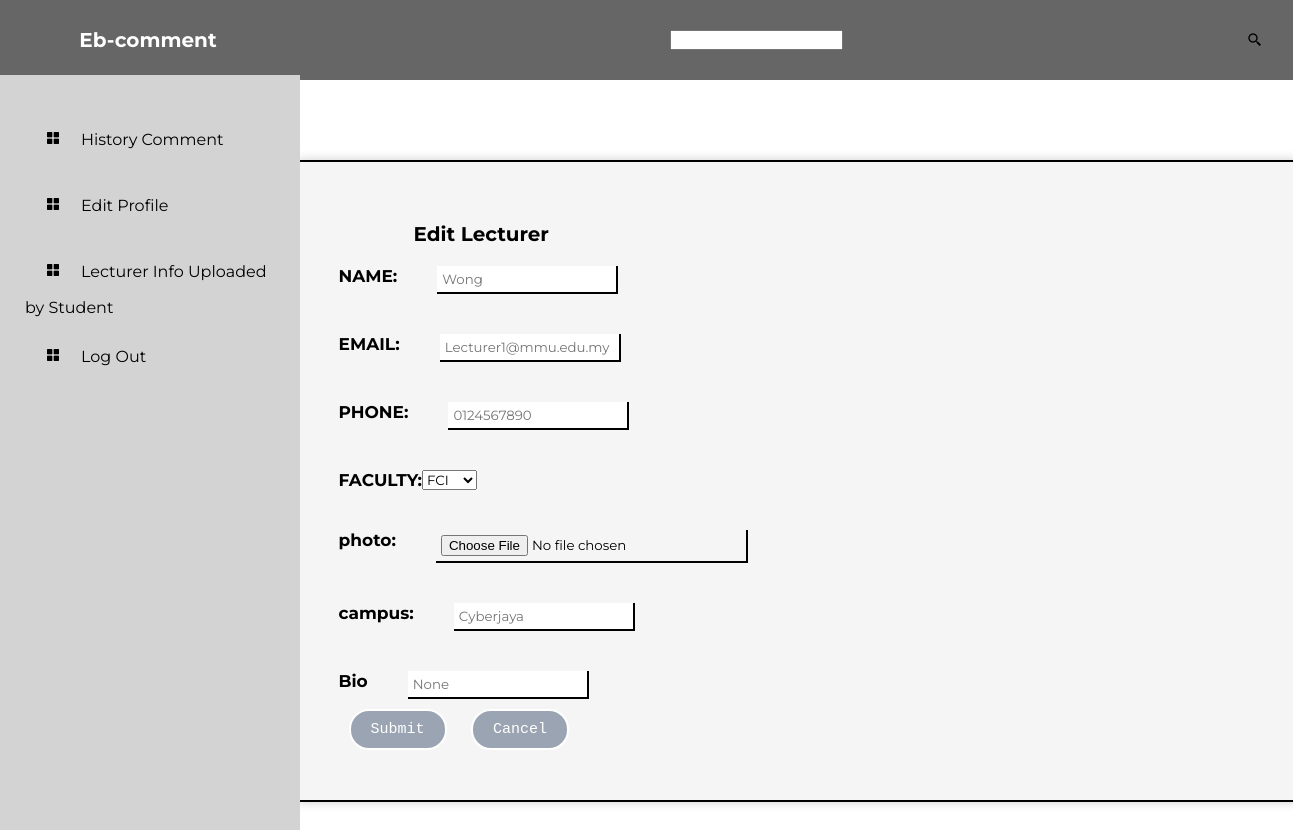
Page /edit_user/1 (signed in) on the earlier database version.
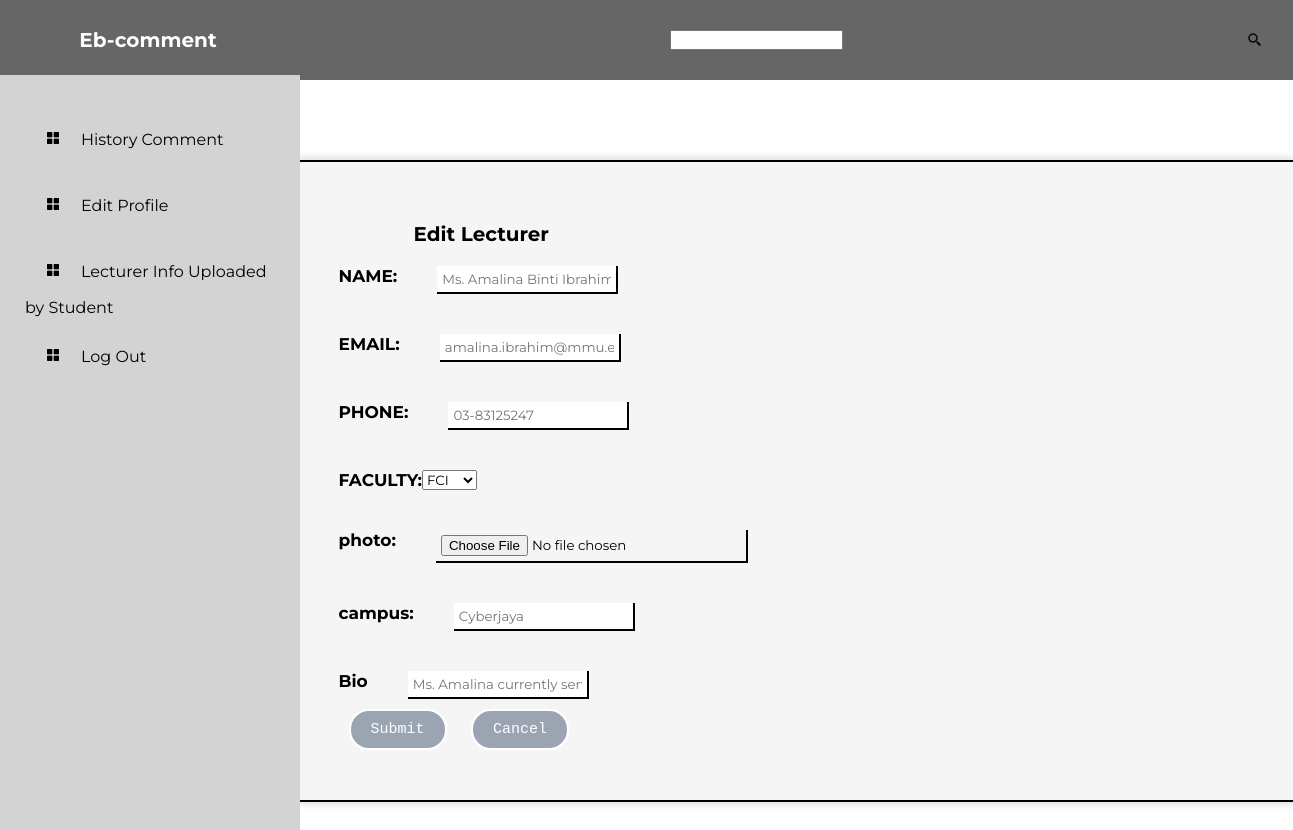
Same page on the later database version.
### models.py (models this page shows)
class Lecturer(db.Model):
    __tablename__ = 'lecturer'
    id = db.Column(db.Integer, primary_key=True)
    name = db.Column(db.String(100), nullable=False)
    photo = db.Column(db.String(100), nullable=False)
    phone = db.Column(db.String(20), nullable=False)
    email = db.Column(db.String(200), nullable=False)
    campus = db.Column(db.String(100), nullable=False)
    bio = db.Column(db.Text, nullable=True)
    faculty_id = db.Column(db.Integer, ForeignKey('faculty.id'), nullable=False)
    faculty = db.relationship("Faculty", back_populates="lecturers")

### app.py (the view, shortened to what this page needs)
@app.route("/edit_user/<int:id>", methods=["GET", "POST"])
@login_required
def edit_user(id):
    conn = get_db_connection()
    cursor = conn.cursor()
    cursor.execute("SELECT * FROM lecturer WHERE id = ?", (id,))
    lecturer = cursor.fetchone()
    conn.close()
    conn = get_db_connection()
    cursor = conn.cursor()
    cursor.execute("SELECT * FROM faculty")
    faculty = cursor.fetchall()
    conn.close()
    if lecturer:
        return render_template("editlecturer.html", lecturer=lecturer, faculties=faculty)

### app.py (called while the page is built)
def get_db_connection():
    con = sqlite3.connect("instance/database.db")
    con.row_factory = sqlite3.Row
    return con

@login_manager.user_loader
def load_user(user_id):
    return Users.query.get(user_id)

### templates/editlecturer.html (shortened to what this page needs)
<!DOCTYPE html>
<html lang="en">
<head>
    <link href='https://unpkg.com/boxicons@2.1.4/css/boxicons.min.css'rel='stylesheet'>
    <link href="../static/style.css" rel="stylesheet">
</head>
<body>
    <div class="Try"><h2>Eb-comment</h2><input type="research"><i class='bx bx-search-alt-2'></i></div>
    <div class="sidebar">
        <ul>
            {% if session['email'] == 'admin@gmail.com' %}
            <li><a href="/admin"><i class='bx bxs-grid-alt'></i>Dashboard</a></li>
            <li><a href="/user"><i class='bx bxs-grid-alt'></i>User Control</a></li>
            <li><a href="/admin_comment"><i class='bx bxs-grid-alt'></i>Comment Control</a></li>
            <li><a href="/lecturerlist"><i class='bx bxs-grid-alt'></i>Lecturer List</a></li>
            <li><a href="/admin/view_lecturers_temp"><i class='bx bxs-grid-alt'></i>Lecturer Info Uploaded by Student</a></li>
            <li><a href="/logout"><i class='bx bxs-grid-alt'></i>Log Out</a></li>
            {% else %}
            <li><a href="/history"><i class='bx bxs-grid-alt'></i>History Comment</a></li>
            <li><a href="/a_edit"><i class='bx bxs-grid-alt'></i>Edit Profile</a></li>
            <li><a href="/admin/view_lecturers_temp"><i class='bx bxs-grid-alt'></i>Lecturer Info Uploaded by Student</a></li>
            <li><a href="/logout"><i class='bx bxs-grid-alt'></i>Log Out</a></li>
            {% endif %}
        </ul>
    </div>
    <div class="profile">
        <h3 style="margin-bottom: 20px;">Edit Lecturer</h3>
        <form action="/update_user/{{ lecturer[0] }}" method="POST">
            <div class="label-name">
                <label for="name">NAME:</label>
                <input type="text" name="name" id="name" placeholder="{{ lecturer[1] }}">
            </div>
            <div class="label-name">
                <label for="email">EMAIL:</label>
                <input type="text" name="email" id="email" placeholder="{{ lecturer[4] }}">
            </div>
            <div class="label-name">
                <label for="phone">PHONE:</label>
                <input type="text" name="phone" id="phone" placeholder="{{ lecturer[3] }}">
            </div>
            <div class="label-name">
                <label for="faculty">FACULTY:</label>
                <select name="faculty" id="faculty">
                    {% for faculty in faculties %}
                    <option value="{{ faculty[0] }}">{{ faculty[1] }}</option>
                    {% endfor %}
                </select>
            </div>
            <div class="label-name">
                <label for="photo">photo:</label>
                <input type="file" name="photo" id="photo">
            </div>
            <div class="label-name">
                <label for="photo">campus:</label>
                <input type="text" name="campus" id="photo" placeholder="{{ lecturer[5] }}">
            </div>
            <div class="label-name">
                <label for="Bio">Bio</label>
                <input type="text" name="bio" id="bio" placeholder="{{ lecturer[6] }}">
            </div>
            <button type="submit" class="Submit">Submit</button>
            <button type="reset" class="Cancel">Cancel</button>
        </form>
    </div>
</body>
</html>

Differences in the rows shown:
changed Lecturer "Cyberjaya": name "Wong" → "Ms. Amalina Binti Ibrahim"; email "Lecturer1@mmu.edu.my" → "amalina.ibrahim@mmu.edu.my"; phone "0124567890" → "03-83125247"
Other differences:
form field bio: "None" → (not shown)
